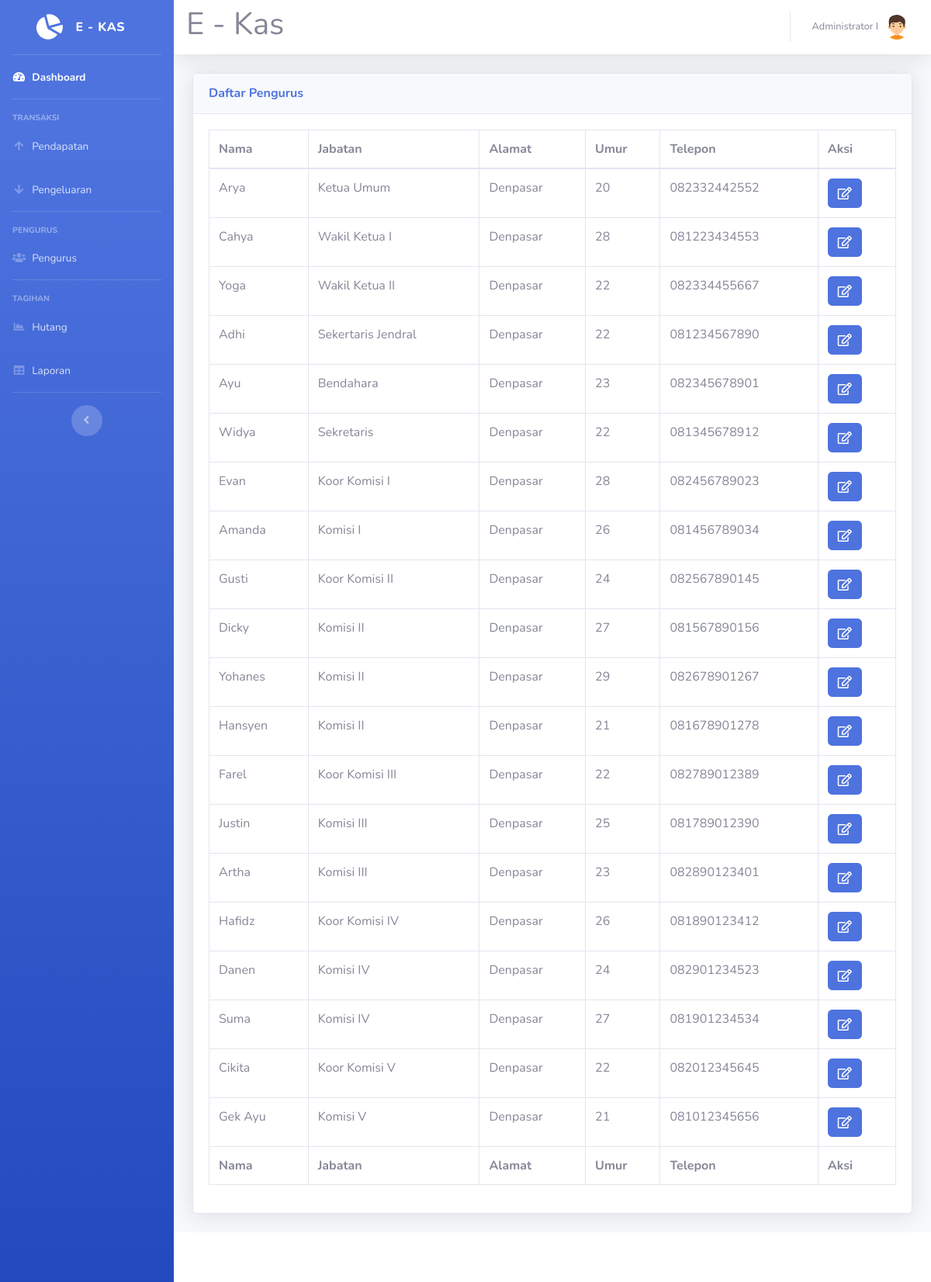
Screenshot of /karyawan.php (signed in) with the database file from the repository.
### tables this page shows
CREATE TABLE `karyawan` (
  `id_karyawan` int NOT NULL,
  `nama` varchar(40) NOT NULL,
  `posisi` varchar(40) NOT NULL,
  `alamat` varchar(40) NOT NULL,
  `umur` int NOT NULL,
  `kontak` varchar(40) NOT NULL
);

### karyawan.php (the view, shortened to what this page needs)
<!DOCTYPE html>
<html lang="en">
<head>
  <link href="vendor/fontawesome-free/css/all.min.css" rel="stylesheet" type="text/css">
  <link href="css/sb-admin-2.min.css" rel="stylesheet">
  <link href="vendor/datatables/dataTables.bootstrap4.min.css" rel="stylesheet">
</head>
<body id="page-top">
<?php require 'koneksi.php'; ?>
<?php require 'sidebar.php'; ?>
      <div id="content">
<?php require 'navbar.php'; ?>
        <div class="container-fluid">
          <div class="card shadow mb-4">
            <div class="card-header py-3">
              <h6 class="m-0 font-weight-bold text-primary">Daftar Pengurus</h6>
            </div>
            <div class="card-body">
              <div class="table-responsive">
                <table class="table table-bordered" id="dataTable" width="100%" cellspacing="0">
                  <thead>
                    <tr>
                      <th>Nama</th>
                      <th>Jabatan</th>
                      <th>Alamat</th>
                      <th>Umur</th>
                      <th>Telepon</th>
                      <th>Aksi</th>
                    </tr>
                  </thead>
                  <tfoot>
                    <tr>
                      <th>Nama</th>
                      <th>Jabatan</th>
                      <th>Alamat</th>
                      <th>Umur</th>
                      <th>Telepon</th>
                      <th>Aksi</th>
                    </tr>
                  </tfoot>
                  <tbody>
				  <?php
$query = mysqli_query($koneksi,"SELECT * FROM karyawan");
while ($data = mysqli_fetch_assoc($query))
{
?>
                    <tr>
                      <td><?=$data['nama']?></td>
                      <td><?=$data['posisi']?></td>
                      <td><?=$data['alamat']?></td>
                      <td><?=$data['umur']?></td>
                      <td><?=$data['kontak']?></td>
					  <td>
<a href="#" type="button" class=" fa fa-edit btn btn-primary btn-md" data-toggle="modal" data-target="#myModal<?php echo $data['id_karyawan']; ?>"></a>
</td>
</tr>
  </div>
<?php
}
?>
<?php require 'footer.php'?>
</body>
</html>

### sidebar.php
<div id="wrapper">
  <ul class="navbar-nav bg-gradient-primary sidebar sidebar-dark accordion" id="accordionSidebar">
    <a class="sidebar-brand d-flex align-items-center justify-content-center" href="index.php">
      <div class="sidebar-brand-icon rotate-n-15">
        <i class="fas fa-chart-pie"></i>
      </div>
      <div class="sidebar-brand-text mx-3">E - Kas</div>
    </a>
    <hr class="sidebar-divider my-0">
    <li class="nav-item active">
      <a class="nav-link" href="index.php">
        <i class="fas fa-fw fa-tachometer-alt"></i>
        <span>Dashboard</span></a>
    </li>
    <hr class="sidebar-divider">
    <div class="sidebar-heading">
      Transaksi
    </div>
    <li class="nav-item">
      <a class="nav-link collapsed" href="pendapatan.php">
        <i class="fas fa-fw fa-arrow-up"></i>
        <span>Pendapatan</span>
      </a>
    </li>
    <li class="nav-item">
      <a class="nav-link collapsed" href="pengeluaran.php" >
        <i class="fas fa-fw fa-arrow-down"></i>
        <span>Pengeluaran</span>
      </a>
    </li>
    <hr class="sidebar-divider">
    <div class="sidebar-heading">
      Pengurus
    </div>
    <li class="nav-item">
      <a class="nav-link collapsed" href="karyawan.php">
        <i class="fas fa-fw fa-users"></i>
        <span>Pengurus</span>
      </a>
    </li>
    <hr class="sidebar-divider">
    <div class="sidebar-heading">
      Tagihan
    </div>
    <li class="nav-item">
      <a class="nav-link" href="hutang.php">
        <i class="fas fa-fw fa-chart-area"></i>
        <span>Hutang</span></a>
    </li>
    <li class="nav-item">
      <a class="nav-link" href="laporan.php">
        <i class="fas fa-fw fa-table"></i>
        <span>Laporan</span></a>
    </li>
    <hr class="sidebar-divider d-none d-md-block">
    <div class="text-center d-none d-md-inline">
      <button class="rounded-circle border-0" id="sidebarToggle"></button>
    </div>
  </ul>
  <div id="content-wrapper" class="d-flex flex-column">

### navbar.php (shortened to what this page needs)
        <nav class="navbar navbar-expand navbar-light bg-white topbar mb-4 static-top shadow">
		<h1>E - Kas</h1>
<?php require 'user.php'; ?>
        </nav>

### user.php (shortened to what this page needs)
<ul class="navbar-nav ml-auto">
  <li class="nav-item dropdown no-arrow">
    <a class="nav-link dropdown-toggle" href="#" id="userDropdown" role="button" data-toggle="dropdown" aria-haspopup="true" aria-expanded="false">
      <span class="mr-2 d-none d-lg-inline text-gray-600 small"><?=$_SESSION['nama']?></span>
      <img class="img-profile rounded-circle" src="img/boy(2).png">
    </a>
  </li>
</ul>

### footer.php (shortened to what this page needs)
<footer class="sticky-footer bg-white">
</footer>

### rows the page displays
karyawan: nama "Arya", posisi "Ketua Umum", alamat "Denpasar", umur "20", kontak "082332442552"
karyawan: nama "Cahya", posisi "Wakil Ketua I", alamat "Denpasar", umur "28", kontak "081223434553"
karyawan: nama "Yoga", posisi "Wakil Ketua II", alamat "Denpasar", umur "22", kontak "082334455667"
karyawan: nama "Adhi", posisi "Sekertaris Jendral", alamat "Denpasar", umur "22", kontak "081234567890"
karyawan: nama "Ayu", posisi "Bendahara", alamat "Denpasar", umur "23", kontak "082345678901"
karyawan: nama "Widya", posisi "Sekretaris", alamat "Denpasar", umur "22", kontak "081345678912"
karyawan: nama "Evan", posisi "Koor Komisi I", alamat "Denpasar", umur "28", kontak "082456789023"
karyawan: nama "Amanda", posisi "Komisi I", alamat "Denpasar", umur "26", kontak "081456789034"
karyawan: nama "Gusti", posisi "Koor Komisi II", alamat "Denpasar", umur "24", kontak "082567890145"
karyawan: nama "Dicky", posisi "Komisi II", alamat "Denpasar", umur "27", kontak "081567890156"
karyawan: nama "Yohanes", posisi "Komisi II", alamat "Denpasar", umur "29", kontak "082678901267"
karyawan: nama "Hansyen", posisi "Komisi II", alamat "Denpasar", umur "21", kontak "081678901278"
karyawan: nama "Farel", posisi "Koor Komisi III", alamat "Denpasar", umur "22", kontak "082789012389"
karyawan: nama "Justin", posisi "Komisi III", alamat "Denpasar", umur "25", kontak "081789012390"
karyawan: nama "Artha", posisi "Komisi III", alamat "Denpasar", umur "23", kontak "082890123401"
karyawan: nama "Hafidz", posisi "Koor Komisi IV", alamat "Denpasar", umur "26", kontak "081890123412"
karyawan: nama "Danen", posisi "Komisi IV", alamat "Denpasar", umur "24", kontak "082901234523"
karyawan: nama "Suma", posisi "Komisi IV", alamat "Denpasar", umur "27", kontak "081901234534"
karyawan: nama "Cikita", posisi "Koor Komisi V", alamat "Denpasar", umur "22", kontak "082012345645"
karyawan: nama "Gek Ayu", posisi "Komisi V", alamat "Denpasar", umur "21", kontak "081012345656"

### other values shown
$_SESSION['nama'] "Administrator I"
